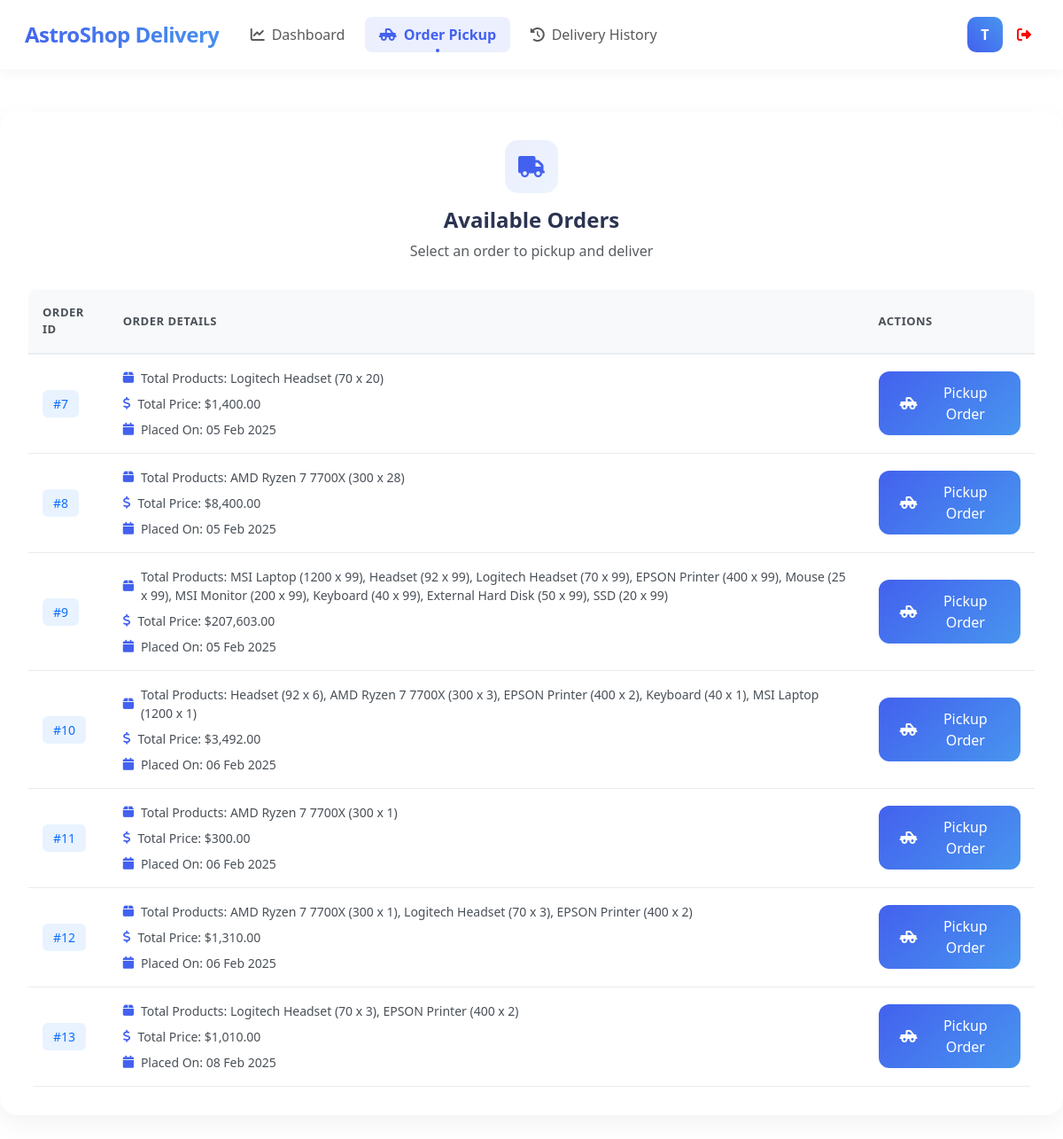
/delivery/pickup.php (signed in), run on the app's committed database.
### tables this page shows
CREATE TABLE `delivery_agents` (
  `id` int NOT NULL,
  `name` varchar(100) NOT NULL,
  `phone` varchar(15) NOT NULL,
  `password` varchar(40) NOT NULL
);

CREATE TABLE `orders` (
  `id` int NOT NULL,
  `user_id` int NOT NULL,
  `name` varchar(20) NOT NULL,
  `number` varchar(10) NOT NULL,
  `email` varchar(50) NOT NULL,
  `method` varchar(50) NOT NULL,
  `address` varchar(500) NOT NULL,
  `total_products` varchar(1000) NOT NULL,
  `total_price` int NOT NULL,
  `placed_on` datetime NOT NULL DEFAULT CURRENT_TIMESTAMP,
  `payment_status` varchar(20) NOT NULL DEFAULT 'pending',
  `order_status` enum('pending','picked_up','delivered','cancelled') DEFAULT 'pending'
);

### delivery/pickup.php (the view, shortened to what this page needs)
<?php
include '../components/connect.php';
$delivery_agent_id = $_SESSION['delivery_agent_id'];
$active_delivery = $conn->prepare("SELECT da.*, o.* FROM `delivery_assignments` da
                                   JOIN `orders` o ON da.order_id = o.id
                                   WHERE da.delivery_agent_id = ? AND da.status IN ('pending', 'picked_up')");
$active_delivery->execute([$delivery_agent_id]);
$current_delivery = $active_delivery->fetch(PDO::FETCH_ASSOC);
$available_orders = $conn->prepare("SELECT o.* FROM `orders` o
                                    WHERE
                                    o.payment_status = 'completed'
                                    AND o.id NOT IN (
                                        SELECT order_id FROM `delivery_assignments`
                                        WHERE status IN ('pending', 'picked_up', 'delivered')
                                    )
                                    ORDER BY o.placed_on ASC");
$available_orders->execute();
?>
<!DOCTYPE html>
<html lang="en">
<head>
    <link href="https://cdn.jsdelivr.net/npm/bootstrap@5.3.0/dist/css/bootstrap.min.css" rel="stylesheet">
    <link rel="stylesheet" href="https://cdnjs.cloudflare.com/ajax/libs/font-awesome/6.1.1/css/all.min.css">
</head>
<body>
<?php
include '../components/delivery_header.php';
?>
<section class="delivery-orders mt-5">
    <div class="content-card">
        <div class="card-header">
            <div class="header-icon">
                <i class="fas fa-truck"></i>
            </div>
            <h2 class="header-title">
                <?php echo $current_delivery ? 'Current Delivery' : 'Available Orders'; ?>
            </h2>
            <p class="text-muted">
                <?php echo $current_delivery
                    ? 'You have an active delivery in progress'
                    : 'Select an order to pickup and deliver'; ?>
            </p>
        </div>
        <div class="table-container">
            <?php if ($current_delivery): ?>
                <div class="current-delivery-details">
                    <div class="order-summary">
                        <h4 class="section-title">Order Details</h4>
                        <div class="info-card">
                            <p><strong>Order ID:</strong> #<?= $current_delivery['id'] ?></p>
                            <p><strong>Total Products:</strong> <?= $current_delivery['total_products'] ?></p>
                            <p><strong>Total Price:</strong> $<?= number_format($current_delivery['total_price'], 2) ?></p>
                            <p><strong>Placed On:</strong> <?= date('d M Y H:i', strtotime($current_delivery['placed_on'])) ?></p>
                        </div>
                    </div>
                    <div class="customer-details">
                        <h4 class="section-title">Customer Information</h4>
                        <div class="info-card">
                            <p><strong>Name:</strong> <?= $current_delivery['name'] ?></p>
                            <p><strong>Phone:</strong> <?= $current_delivery['number'] ?></p>
                            <p><strong>Email:</strong> <?= $current_delivery['email'] ?></p>
                            <p><strong>Delivery Address:</strong> <?= $current_delivery['address'] ?></p>
                        </div>
                    </div>
                    <div class="delivery-actions">
                        <form action="" method="post">
                            <button type="submit" name="complete_delivery" class="btn custom-button w-100">
                                <i class="fas fa-check-circle me-2"></i>Complete Delivery
                            </button>
                        </form>
                    </div>
                </div>
            <?php else: ?>
                <table class="modern-table">
                    <thead>
                        <tr>
                            <th>Order ID</th>
                            <th>Order Details</th>
                            <th>Actions</th>
                        </tr>
                    </thead>
                    <tbody>
                        <?php if($available_orders->rowCount() > 0): ?>
                            <?php while($order = $available_orders->fetch(PDO::FETCH_ASSOC)): ?>
                                <tr>
                                    <td>
                                        <span class="id-badge">#<?= $order['id'] ?></span>
                                    </td>
                                    <td>
                                        <div class="order-details">
                                            <span class="total-products">
                                                <i class="fas fa-box"></i>
                                                Total Products: <?= $order['total_products'] ?>
                                            </span>
                                            <span class="order-price">
                                                <i class="fas fa-dollar-sign"></i>
                                                Total Price: $<?= number_format($order['total_price'], 2) ?>
                                            </span>
                                            <span class="order-date">
                                                <i class="fas fa-calendar"></i>
                                                Placed On: <?= date('d M Y', strtotime($order['placed_on'])) ?>
                                            </span>
                                        </div>
                                    </td>
                                    <td>
                                        <form action="" method="post">
                                            <button type="submit" name="pickup_order" class="btn custom-button">
                                                <i class="fas fa-truck-pickup me-2"></i>Pickup Order
                                            </button>
                                        </form>
                                    </td>
                                </tr>
                            <?php endwhile; ?>
                        <?php endif; ?>
                    </tbody>
                </table>
            <?php endif; ?>
        </div>
    </div>
</section>
</body>
</html>

### components/delivery_header.php (shortened to what this page needs)
<?php
$delivery_agent_id = $_SESSION['delivery_agent_id'];
?>
<nav class="navbar navbar-expand-lg modern-navbar sticky-top">
    <div class="container-fluid">
        <a class="navbar-brand" href="../delivery/dashboard.php">
            AstroShop Delivery
        </a>
        <div class="collapse navbar-collapse" id="navbarContent">
            <ul class="navbar-nav me-auto mb-2 mb-lg-0">
                <li class="nav-item">
                    <a class="nav-link <?= basename($_SERVER['PHP_SELF']) == 'dashboard.php' ? 'active' : ''; ?>"
                       href="../delivery/dashboard.php">
                        <i class="fas fa-chart-line me-2"></i>Dashboard
                    </a>
                </li>
                <li class="nav-item">
                    <a class="nav-link <?= basename($_SERVER['PHP_SELF']) == 'pickup.php' ? 'active' : ''; ?>"
                       href="../delivery/pickup.php">
                        <i class="fas fa-truck-pickup me-2"></i>Order Pickup
                    </a>
                </li>
                <li class="nav-item">
                    <a class="nav-link <?= basename($_SERVER['PHP_SELF']) == 'delivery-history.php' ? 'active' : ''; ?>"
                       href="../delivery/history.php">
                        <i class="fas fa-history me-2"></i>Delivery History
                    </a>
                </li>
            </ul>
            <?php
                $select_profile = $conn->prepare("SELECT * FROM `delivery_agents` WHERE id = ?");
                $select_profile->execute([$delivery_agent_id]);
                $fetch_profile = $select_profile->fetch(PDO::FETCH_ASSOC);
            ?>
            <div class="profile-section">
                <div class="dropdown">
                    <div class="profile-image" role="button" data-bs-toggle="dropdown">
                        <?= strtoupper(substr($fetch_profile['name'], 0, 1)); ?>
                    </div>
                </div>
                <a href="../components/delivery-agent-logout.php"
                   class=""
                   style="text-decoration: none; color: red;"
                   onclick="return confirm('Are you sure you want to logout?');">
                    <i class="fas fa-sign-out-alt me-2"></i>
                </a>
            </div>
        </div>
    </div>
</nav>

### components/delivery_header.php (style rules this page uses)
:root { --primary-color: #4361ee; --secondary-color: #3f37c9; --accent-color: #4895ef; --danger-color: #dc3545; }
.modern-navbar { background: white; padding: 1rem; box-shadow: 0 2px 15px rgba(0,0,0,0.05); }
.navbar-brand { font-size: 1.5rem; font-weight: 700; background: linear-gradient(45deg, var(--primary-color), var(--accent-color)); -webkit-background-clip: text; -webkit-text-fill-color: transparent; letter-spacing: -0.5px; }
.nav-link { position: relative; padding: 0.5rem 1rem !important; margin: 0 0.2rem; border-radius: 8px; transition: all 0.3s ease; }
.nav-link.active { background: rgba(67, 97, 238, 0.1); color: var(--primary-color) !important; font-weight: 600; }
.nav-link.active::after { content: ''; position: absolute; bottom: 0; left: 50%; transform: translateX(-50%); width: 4px; height: 4px; border-radius: 50%; background-color: var(--primary-color); }
.profile-section { display: flex; align-items: center; gap: 1rem; }
.profile-image { width: 40px; height: 40px; border-radius: 10px; background: linear-gradient(45deg, var(--primary-color), var(--accent-color)); display: flex; align-items: center; justify-content: center; color: white; font-weight: 600; }

### delivery/pickup.php (style rules this page uses)
:root { --primary-color: #4361ee; --secondary-color: #3f37c9; --accent-color: #4895ef; --success-color: #2ecc71; --danger-color: #dc3545; --warning-color: #f39c12; }
.content-card { background: white; border-radius: 20px; padding: 2rem; box-shadow: 0 10px 30px rgba(0, 0, 0, 0.05); margin: 2rem auto; max-width: 1200px; }
.card-header { text-align: center; margin-bottom: 2rem; }
.header-icon { width: 60px; height: 60px; border-radius: 15px; background: linear-gradient(135deg, rgba(67, 97, 238, 0.1), rgba(72, 149, 239, 0.1)); color: var(--primary-color); display: flex; align-items: center; justify-content: center; font-size: 1.5rem; margin: 0 auto 1rem; }
.header-title { font-size: 1.5rem; font-weight: 700; color: #2b3452; margin-bottom: 0.5rem; }
.table-container { overflow-x: auto; border-radius: 8px; background: white; }
.modern-table { width: 100%; border-collapse: collapse; margin: 0; padding: 0; background-color: white; }
.modern-table thead tr { background-color: #f8f9fa; border-bottom: 2px solid #e9ecef; }
.modern-table th { padding: 16px; text-align: left; font-weight: 600; color: #495057; text-transform: uppercase; font-size: 13px; letter-spacing: 0.5px; }
.modern-table td { padding: 16px; vertical-align: middle; border-bottom: 1px solid #e9ecef; }
.id-badge { background: #e8f3ff; color: #0d6efd; padding: 6px 12px; border-radius: 6px; font-weight: 500; font-size: 14px; }
.order-details { display: flex; flex-direction: column; gap: 8px; }
.total-products, .order-price, .order-date { display: flex; align-items: center; gap: 8px; font-size: 14px; color: #495057; }
.total-products i, .order-price i, .order-date i { color: var(--primary-color); }
.custom-button { background: linear-gradient(135deg, var(--primary-color), var(--accent-color)); color: white; border: none; padding: 0.75rem 1.5rem; border-radius: 12px; font-weight: 500; transition: all 0.3s ease; display: inline-flex; align-items: center; gap: 8px; }

### data on the page
delivery_agents: name "T"
orders: id "7", total_products "Logitech Headset (70 x 20)", total_price "1,400.00", placed_on "05 Feb 2025"
orders: id "8", total_products "AMD Ryzen 7 7700X (300 x 28)", total_price "8,400.00", placed_on "05 Feb 2025"
orders: id "9", total_products "MSI Laptop (1200 x 99), Headset (92 x 99), Logitech Headset (70 x 99), EPSON Printer (400 x 99), Mouse (25 x 99), MSI Monitor (200 x 99), Keyboard (40 x 99), External Hard Disk (50 x 99), SSD (20 x 99)", total_price "207,603.00", placed_on "05 Feb 2025"
orders: id "10", total_products "Headset (92 x 6), AMD Ryzen 7 7700X (300 x 3), EPSON Printer (400 x 2), Keyboard (40 x 1), MSI Laptop (1200 x 1)", total_price "3,492.00", placed_on "06 Feb 2025"
orders: id "11", total_products "AMD Ryzen 7 7700X (300 x 1)", total_price "300.00", placed_on "06 Feb 2025"
orders: id "12", total_products "AMD Ryzen 7 7700X (300 x 1), Logitech Headset (70 x 3), EPSON Printer (400 x 2)", total_price "1,310.00", placed_on "06 Feb 2025"
orders: id "13", total_products "Logitech Headset (70 x 3), EPSON Printer (400 x 2)", total_price "1,010.00", placed_on "08 Feb 2025"
